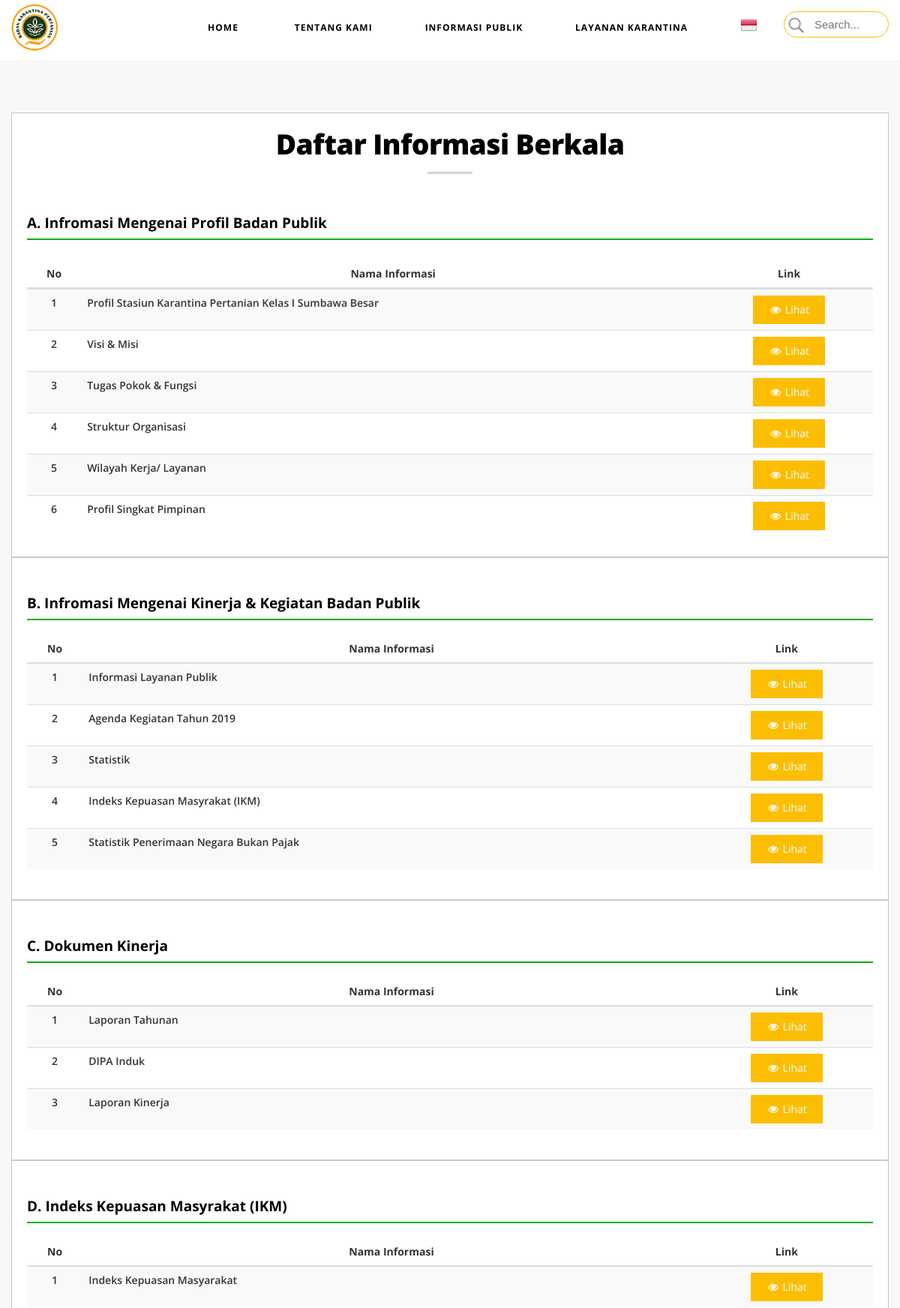
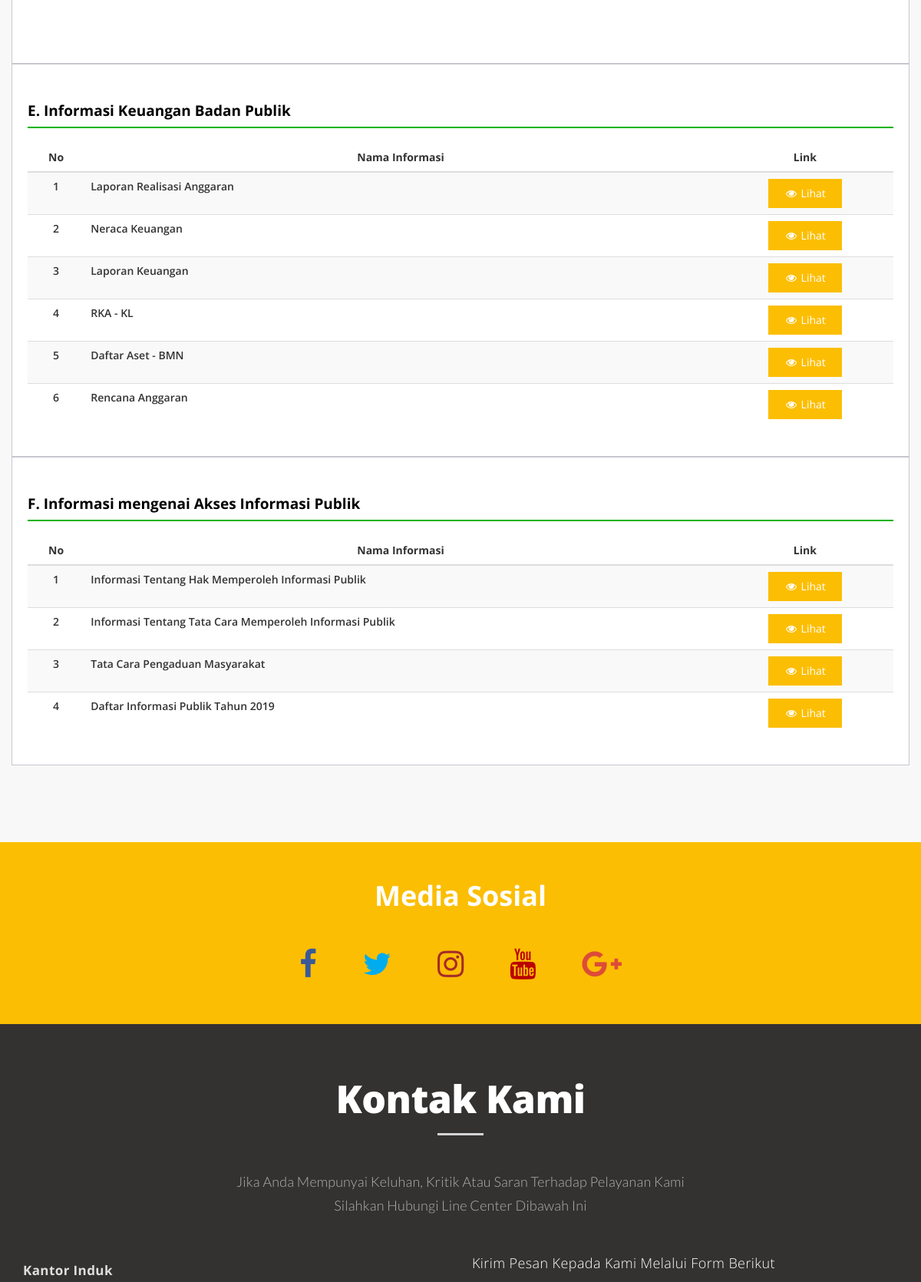
Screenshot of /ppid?info=berkala (upper part) with the database file from the repository (2 pictures, top to bottom).
### tables this page shows
CREATE TABLE `ppid_info_berkala` (
  `id` int(20) NOT NULL,
  `nama_info` varchar(300) NOT NULL,
  `kategori` varchar(200) NOT NULL,
  `link` varchar(400) NOT NULL,
  `waktu_input` date NOT NULL,
  `jenis` varchar(20) NOT NULL DEFAULT 'berkala'
);

### admin/classes/class_ppid.php (called while the page is built, shortened)
<?php
class ppid{
	private $db;
	public function __construct(Database $db){
			$this->conn = $db;
			$this->db = $this->conn->getConnection();
	}
	public function tampil_info_berkala_perkategori($kategori){
		$sql = "SELECT * FROM ppid_info_berkala WHERE kategori='$kategori'";
		$query = $this->db->query($sql) or die($this->db->error);
		return $query;
	}
}
?>

### admin/config/database.php (called while the page is built, shortened)
<?php
class Database {
	private static $connection;
	private $host = "localhost";
	private $username = "root";
	private $password = "";
	private $database = "websumbawa";
	private function __construct() {
		self::$connection = new mysqli($this->host, $this->username, $this->password, $this->database);
	}
	public function getConnection() {
		return self::$connection;
	}
}
?>

### templates/head.php (called while the page is built, shortened)
<?php
require_once('admin/config/database.php');
require_once('admin/classes/class_berita.php');
require_once('admin/classes/class_ppid.php');
$db = Database::getInstance();
$ppid = new ppid($db);
require_once('templates/header_web.php');
?>

### views/ppid/berkala.php (the view, shortened to what this page needs)
<section class="light-bg atas" id="berkala">
	<div class="container">
		<div class="row">
			<div class="mz-module text-center">
				<div class="mz-module-about text-center">
					<div class="section-title">
						<h2 class="judul">Daftar Informasi Berkala</h2>
					</div>
					<div class="sub-judul">
						<h3>A. Infromasi Mengenai Profil Badan Publik</h3>
					</div>
					<table id="info_berkala" class="table table-striped text-center" style="width:100%">
						<thead>
							<tr>
								<th width="20">No</th>
								<th width="400">Nama Informasi</th>
								<th width="50">Link</th>
							</tr>
						</thead>
						<tbody>
							<?php
								$no = 1;
								$tampil_perkategori = $ppid->tampil_info_berkala_perkategori('profil');
								while ($info = $tampil_perkategori->fetch_object()) :
							?>
							<tr>
								<td><?php echo $no++;?></td>
								<td><?php echo $info->nama_info;?></td>
								<td><a href="<?=$info->link;?>" target="_blank"><button type="button"  class="btn btn-warning"><i class="fa fa-eye fa-fw"></i> Lihat</button></a></td>
							</tr>
							<?php endwhile ?>
						</tbody>
					</table>
				</div>
				 <div class="mz-module-about text-center">
					<div class="sub-judul">
						<h3>B. Infromasi Mengenai Kinerja & Kegiatan Badan Publik</h3>
					</div>
					<table id="info_berkala" class="table table-striped text-center" style="width:100%">
						<thead>
							<tr>
								<th width="20">No</th>
								<th width="400">Nama Informasi</th>
								<th width="50">Link</th>
							</tr>
						</thead>
						<tbody>
							<?php
								$no = 1;
								$tampil_perkategori = $ppid->tampil_info_berkala_perkategori('kegiatan_kinerja');
								while ($info = $tampil_perkategori->fetch_object()) :
							?>
							<tr>
								<td><?php echo $no++;?></td>
								<td><?php echo $info->nama_info;?></td>
								<td><a href="<?=$info->link;?>" target="_blank"><button type="button"  class="btn btn-warning"><i class="fa fa-eye fa-fw"></i> Lihat</button></a></td>
							</tr>
							<?php endwhile ?>
						</tbody>
					</table>
				</div>
				<div class="mz-module-about text-center">
					<div class="sub-judul">
						<h3>C. Dokumen Kinerja</h3>
					</div>
					<table id="info_berkala" class="table table-striped text-center" style="width:100%">
						<thead>
							<tr>
								<th width="20">No</th>
								<th width="400">Nama Informasi</th>
								<th width="50">Link</th>
							</tr>
						</thead>
						<tbody>
							<?php
								$no = 1;
								$tampil_perkategori = $ppid->tampil_info_berkala_perkategori('dokumen_kinerja');
								while ($info = $tampil_perkategori->fetch_object()) :
							?>
							<tr>
								<td><?php echo $no++;?></td>
								<td><?php echo $info->nama_info;?></td>
								<td><a href="<?=$info->link;?>" target="_blank"><button type="button"  class="btn btn-warning"><i class="fa fa-eye fa-fw"></i> Lihat</button></a></td>
							</tr>
							<?php endwhile ?>
						</tbody>
					</table>
				</div>
				<div class="mz-module-about text-center">
					<div class="sub-judul">
						<h3>D. Indeks Kepuasan Masyrakat (IKM)</h3>
					</div>
					<table id="info_berkala" class="table table-striped text-center" style="width:100%">
						<thead>
							<tr>
								<th width="20">No</th>
								<th width="400">Nama Informasi</th>
								<th width="50">Link</th>
							</tr>
						</thead>
						<tbody>
							<?php
								$no = 1;
								$tampil_perkategori = $ppid->tampil_info_berkala_perkategori('ikm');
								while ($info = $tampil_perkategori->fetch_object()) :
							?>
							<tr>
								<td><?php echo $no++;?></td>
								<td><?php echo $info->nama_info;?></td>
								<td><a href="<?=$info->link;?>" target="_blank"><button type="button"  class="btn btn-warning"><i class="fa fa-eye fa-fw"></i> Lihat</button></a></td>
							</tr>
							<?php endwhile ?>
						</tbody>
					</table>
				</div>
				<div class="mz-module-about text-center">
					<div class="sub-judul">
						<h3>E. Informasi Keuangan Badan Publik</h3>
					</div>
					<table id="info_berkala" class="table table-striped text-center" style="width:100%">
						<thead>
							<tr>
								<th width="20">No</th>
								<th width="400">Nama Informasi</th>
								<th width="50">Link</th>
							</tr>
						</thead>
						<tbody>
							<?php
								$no = 1;
								$tampil_perkategori = $ppid->tampil_info_berkala_perkategori('keuangan');
								while ($info = $tampil_perkategori->fetch_object()) :
							?>
							<tr>
								<td><?php echo $no++;?></td>
								<td><?php echo $info->nama_info;?></td>
								<td><a href="<?=$info->link;?>" target="_blank"><button type="button"  class="btn btn-warning"><i class="fa fa-eye fa-fw"></i> Lihat</button></a></td>
							</tr>
							<?php endwhile ?>
						</tbody>
					</table>
				</div>
				<div class="mz-module-about text-center">
					<div class="sub-judul">
						<h3>F. Informasi mengenai Akses Informasi Publik</h3>
					</div>
					<table id="info_berkala" class="table table-striped text-center" style="width:100%">
						<thead>
							<tr>
								<th width="20">No</th>
								<th width="400">Nama Informasi</th>
								<th width="50">Link</th>
							</tr>
						</thead>
						<tbody>
							<?php
								$no = 1;
								$tampil_perkategori = $ppid->tampil_info_berkala_perkategori('akses_informasi_publik');
								while ($info = $tampil_perkategori->fetch_object()) :
							?>
							<tr>
								<td><?php echo $no++;?></td>
								<td><?php echo $info->nama_info;?></td>
								<td><a href="<?=$info->link;?>" target="_blank"><button type="button"  class="btn btn-warning"><i class="fa fa-eye fa-fw"></i> Lihat</button></a></td>
							</tr>
							<?php endwhile ?>
						</tbody>
					</table>
				</div>
			</div>
		</div>
	</div>
</section>

### css/style.css (style rules this page uses)
body { margin: 0px; font-family: "Open Sans", Sans-serif; }
@media (min-width: 768px) { section { padding: 150px 0; } }
section { padding: 70px 0; }
.section-title h2 { font-size: 50px; color: #B3B3BB; font-weight: 900; letter-spacing: -0.6px; position: relative; margin: 0 0 50px 0; padding-bottom: 15px; }
.section-title h2:after { left: 50%; z-index: 1; width: 60px; height: 3px; content: " "; bottom: -5px; margin-left: -30px; text-align: center; position: absolute; background: #D4D4D4; }
.mz-module { position: relative; margin-bottom: 30px; }
.mz-module-about { border: 1px solid #c7c7d1; min-height: 280px; padding: 20px; background-color: #FFF; }
.mz-module-about h3 { font-weight: 500; font-size: 19px; color: #424242; margin-bottom: 20px; }
.light-bg { background-color: #f8f8f8; }
.btn { display: inline-block; padding: 8px 20px; margin-bottom: 0; font-size: 14px; font-weight: 400; line-height: 1.42857143; text-align: center; white-space: nowrap; vertical-align: middle; -ms-touch-action: manipulation; touch-action: manipulation; cursor: pointer; -webkit-user-select: none; -moz-user-select: none; -ms-user-select: none; user-select: none; background-image: none; border: 1px solid transparent; border-radius: 0px; background-color: #FCBE03; }
.pagination > li > a:hover, { background-color: white; }
body { top: 0px !important; }

### templates/header_web.php (style rules this page uses)
body { overflow-x: hidden; }

### ppid.php (style rules this page uses)
.atas { margin-top: 50px; }

### views/ppid/berkala.php (style rules this page uses)
section#berkala { margin-top: 80px; }
h2.judul { color: #000; font-size: 28pt }
th { text-align: center; }
td { vertical-align: text-bottom; font-weight: 600 }
td:nth-of-type(2) { text-align: left; padding: 30px; vertical-align: text-bottom; }
h3 { text-align: left; font-weight: bold !important; color: #000 !important; border-bottom: 2px solid #00b300; padding-bottom: 10px; padding-top: 10px; }

### rows the page displays
ppid_info_berkala: nama_info "Profil Stasiun Karantina Pertanian Kelas I Sumbawa Besar"
ppid_info_berkala: nama_info "Visi & Misi"
ppid_info_berkala: nama_info "Tugas Pokok & Fungsi"
ppid_info_berkala: nama_info "Struktur Organisasi"
ppid_info_berkala: nama_info "Wilayah Kerja/ Layanan"
ppid_info_berkala: nama_info "Profil Singkat Pimpinan"
ppid_info_berkala: nama_info "Informasi Layanan Publik"
ppid_info_berkala: nama_info "Agenda Kegiatan Tahun 2019"
ppid_info_berkala: nama_info "Statistik"
ppid_info_berkala: nama_info "Indeks Kepuasan Masyrakat (IKM)"
ppid_info_berkala: nama_info "Statistik Penerimaan Negara Bukan Pajak"
ppid_info_berkala: nama_info "Laporan Tahunan"
ppid_info_berkala: nama_info "DIPA Induk"
ppid_info_berkala: nama_info "Laporan Kinerja"
ppid_info_berkala: nama_info "Indeks Kepuasan Masyarakat"
ppid_info_berkala: nama_info "Laporan Realisasi Anggaran"
ppid_info_berkala: nama_info "Neraca Keuangan"
ppid_info_berkala: nama_info "Laporan Keuangan"
ppid_info_berkala: nama_info "RKA - KL"
ppid_info_berkala: nama_info "Daftar Aset - BMN"
ppid_info_berkala: nama_info "Rencana Anggaran"
ppid_info_berkala: nama_info "Informasi Tentang Hak Memperoleh Informasi Publik"
ppid_info_berkala: nama_info "Informasi Tentang Tata Cara Memperoleh Informasi Publik"
ppid_info_berkala: nama_info "Tata Cara Pengaduan Masyarakat"
ppid_info_berkala: nama_info "Daftar Informasi Publik Tahun 2019"
